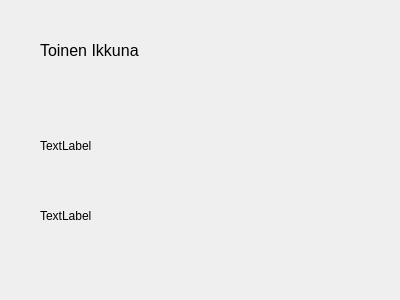
<?xml version="1.0" encoding="UTF-8"?>
<ui version="4.0">
 <class>Form2</class>
 <widget class="QDialog" name="Form2">
  <property name="geometry">
   <rect>
    <x>0</x>
    <y>0</y>
    <width>400</width>
    <height>300</height>
   </rect>
  </property>
  <property name="windowTitle">
   <string>Dialog</string>
  </property>
  <widget class="QLabel" name="label">
   <property name="geometry">
    <rect>
     <x>40</x>
     <y>20</y>
     <width>271</width>
     <height>61</height>
    </rect>
   </property>
   <property name="font">
    <font>
     <pointsize>12</pointsize>
    </font>
   </property>
   <property name="text">
    <string>Toinen Ikkuna</string>
   </property>
  </widget>
  <widget class="QLabel" name="labelFname">
   <property name="geometry">
    <rect>
     <x>40</x>
     <y>120</y>
     <width>181</width>
     <height>51</height>
    </rect>
   </property>
   <property name="text">
    <string>TextLabel</string>
   </property>
  </widget>
  <widget class="QLabel" name="labelLname">
   <property name="geometry">
    <rect>
     <x>40</x>
     <y>200</y>
     <width>171</width>
     <height>31</height>
    </rect>
   </property>
   <property name="text">
    <string>TextLabel</string>
   </property>
  </widget>
 </widget>
 <resources/>
 <connections/>
</ui>
